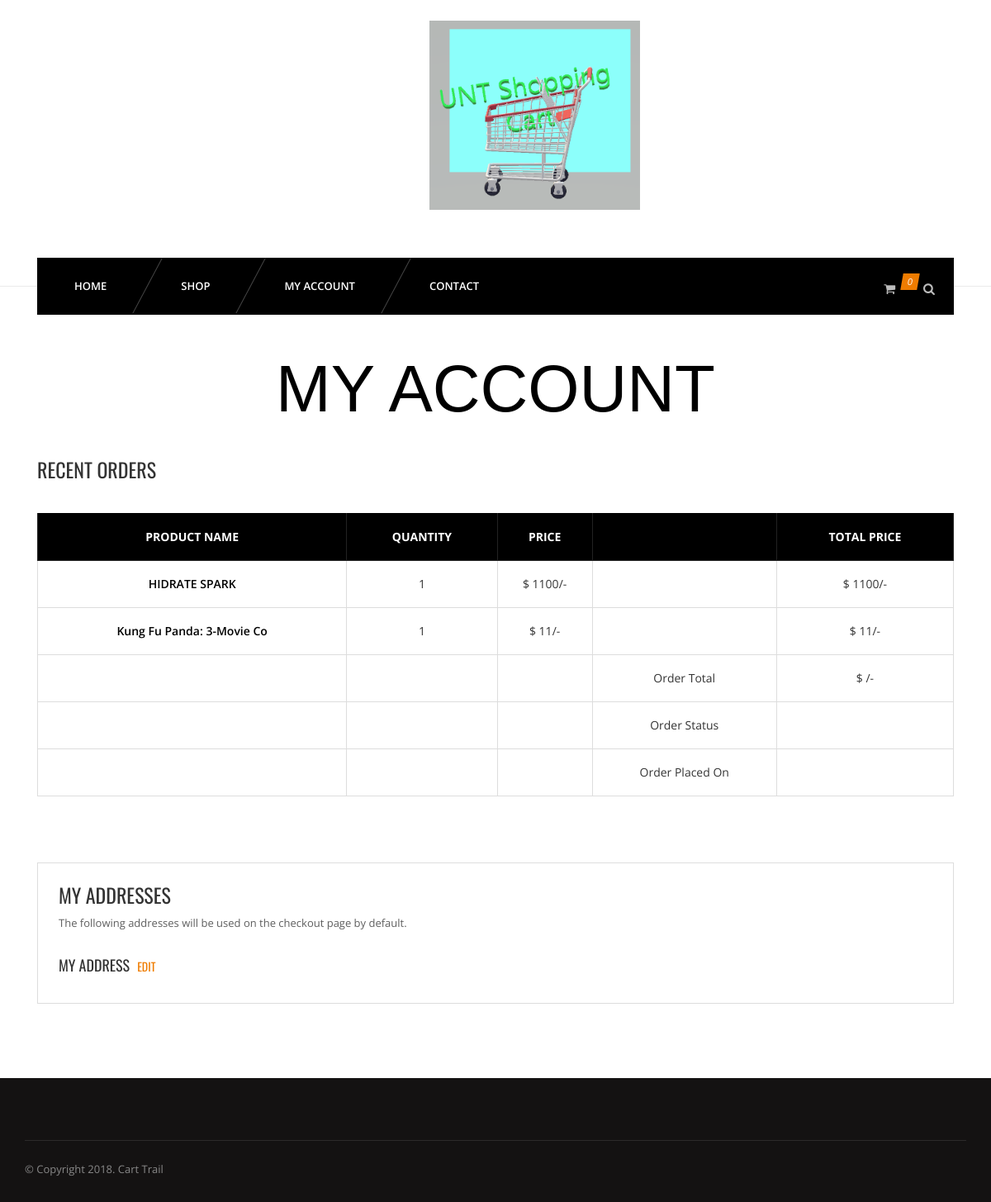
Page /view-order.php?id=12 (signed in) on the committed database.
### tables this page shows
CREATE TABLE `orderitems` (
  `id` int(11) NOT NULL,
  `pid` int(11) NOT NULL,
  `pquantity` varchar(255) NOT NULL,
  `orderid` int(11) NOT NULL,
  `productprice` varchar(255) NOT NULL
);

CREATE TABLE `products` (
  `id` int(11) NOT NULL,
  `name` varchar(255) NOT NULL,
  `catid` int(11) NOT NULL,
  `price` varchar(255) NOT NULL,
  `thumb` varchar(255) NOT NULL,
  `description` varchar(255) NOT NULL,
  `quantity` int(200) NOT NULL
);

### view-order.php (the view, shortened to what this page needs)
<?php
include 'inc/header.php';
include 'inc/nav.php';
$uid = $_SESSION['customerid'];
?>
	<section id="content">
		<div class="content-blog content-account">
			<div class="container">
				<div class="row">
					<div class="page_header text-center">
						<h2>My Account</h2>
					</div>
					<div class="col-md-12">
			<h3>Recent Orders</h3>
			<br>
			<table class="cart-table account-table table table-bordered">
				<thead>
					<tr>
						<th>Product Name</th>
						<th>Quantity</th>
						<th>Price</th>
						<th></th>
						<th>Total Price</th>
					</tr>
				</thead>
				<tbody>
				<?php
					if(isset($_GET['id']) & !empty($_GET['id'])){
						$oid = $_GET['id'];
					}else{
						header('location: my-account.php');
					}
					$ordsql = "SELECT * FROM orders WHERE uid='$uid' AND id='$oid'";
					$ordres = mysqli_query($connection, $ordsql);
					$ordr = mysqli_fetch_assoc($ordres);
					$orditmsql = "SELECT * FROM orderitems o JOIN products p WHERE o.orderid=$oid AND o.pid=p.id";
					$orditmres = mysqli_query($connection, $orditmsql);
					while($orditmr = mysqli_fetch_assoc($orditmres)){
				?>
					<tr>
						<td>
							<a href="single.php?id=<?php echo $orditmr['pid']; ?>"><?php echo substr($orditmr['name'], 0, 25); ?></a>
						</td>
						<td>
							<?php echo $orditmr['pquantity']; ?>
						</td>
						<td>
							$ <?php echo $orditmr['productprice']; ?>/-
						</td>
						<td>
						</td>
						<td>
							$ <?php echo $orditmr['productprice']*$orditmr['pquantity']; ?>/-
						</td>
					</tr>
				<?php } ?>
					<tr>
						<td></td>
						<td></td>
						<td></td>
						<td>
							Order Total
						</td>
						<td>
							$ <?php echo $ordr['totalprice']; ?>/-
						</td>
					</tr>
					<tr>
						<td></td>
						<td></td>
						<td></td>
						<td>
							Order Status
						</td>
						<td>
						</td>
					</tr>
					<tr>
						<td></td>
						<td></td>
						<td></td>
						<td>
							Order Placed On
						</td>
						<td>
						</td>
					</tr>
				</tbody>
			</table>
			<br>
			<br>
			<br>
			<div class="ma-address">
						<h3>My Addresses</h3>
						<p>The following addresses will be used on the checkout page by default.</p>
			<div class="row">
				<div class="col-md-6">
								<h4>My Address <a href="edit-address.php">Edit</a></h4>
				</div>
				<div class="col-md-6">
				</div>
			</div>
			</div>
					</div>
				</div>
			</div>
		</div>
	</section>
<?php include 'inc/footer.php' ?>

### css/light.css (style rules this page uses)
body { background-color:#fff; }
p { color:#5f5f5f; }

### rows in the picture
orderitems: products.name "HIDRATE SPARK", pquantity "1", productprice "1100", $orditmr['productprice']*$orditmr['pquantity'] "1100"
orderitems: products.name "Kung Fu Panda: 3-Movie Co", pquantity "1", productprice "11", $orditmr['productprice']*$orditmr['pquantity'] "11"
